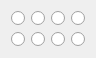
   <widget class="QWidget" name="gridLayoutWidget_5">
    <property name="geometry">
     <rect>
      <x>270</x>
      <y>220</y>
      <width>91</width>
      <height>41</height>
     </rect>
    </property>
    <layout class="QGridLayout" name="gridLayout_5">
     <item row="1" column="1">
      <widget class="QRadioButton" name="radioButton_33">
       <property name="text">
        <string/>
       </property>
       <property name="autoExclusive">
        <bool>false</bool>
       </property>
      </widget>
     </item>
     <item row="1" column="0">
      <widget class="QRadioButton" name="radioButton_34">
       <property name="text">
        <string/>
       </property>
       <property name="autoExclusive">
        <bool>false</bool>
       </property>
      </widget>
     </item>
     <item row="1" column="2">
      <widget class="QRadioButton" name="radioButton_35">
       <property name="text">
        <string/>
       </property>
       <property name="autoExclusive">
        <bool>false</bool>
       </property>
      </widget>
     </item>
     <item row="2" column="0">
      <widget class="QRadioButton" name="radioButton_36">
       <property name="text">
        <string/>
       </property>
       <property name="autoExclusive">
        <bool>false</bool>
       </property>
      </widget>
     </item>
     <item row="2" column="2">
      <widget class="QRadioButton" name="radioButton_37">
       <property name="text">
        <string/>
       </property>
       <property name="autoExclusive">
        <bool>false</bool>
       </property>
      </widget>
     </item>
     <item row="1" column="3">
      <widget class="QRadioButton" name="radioButton_38">
       <property name="text">
        <string/>
       </property>
       <property name="autoExclusive">
        <bool>false</bool>
       </property>
      </widget>
     </item>
     <item row="2" column="1">
      <widget class="QRadioButton" name="radioButton_39">
       <property name="text">
        <string/>
       </property>
       <property name="autoExclusive">
        <bool>false</bool>
       </property>
      </widget>
     </item>
     <item row="2" column="3">
      <widget class="QRadioButton" name="radioButton_40">
       <property name="styleSheet">
        <string notr="true"/>
       </property>
       <property name="text">
        <string/>
       </property>
       <property name="autoExclusive">
        <bool>false</bool>
       </property>
      </widget>
     </item>
    </layout>
   </widget>
